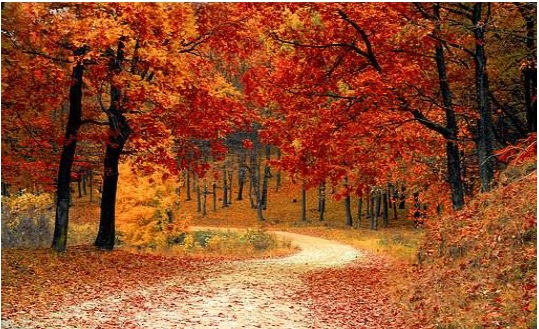
#> input picture Lab3/images/Arithmetic.jpg, 539 x 329 px
$ python Arthimatic_Operation_Multiply-divided.py
#> lines starting #> are read from the running program, lines starting #| are printed output that depends on the picture
import cv2 as cv
import numpy as np
from matplotlib import pyplot as plt

img1 = cv.imread('images/Arithmetic.jpg')
#> img1 is the input picture: shape (329, 539, 3); mean B, G, R 44.3, 78.1, 146.9
img1 = cv.cvtColor(img1,cv.COLOR_BGR2RGB)

res = cv.multiply(img1,2)
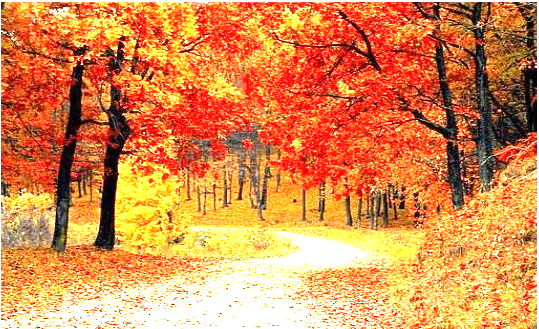
#> res: shape (329, 539, 3); mean R, G, B 222.2, 140.6, 81.9

res_divided = cv.divide(img1,2)
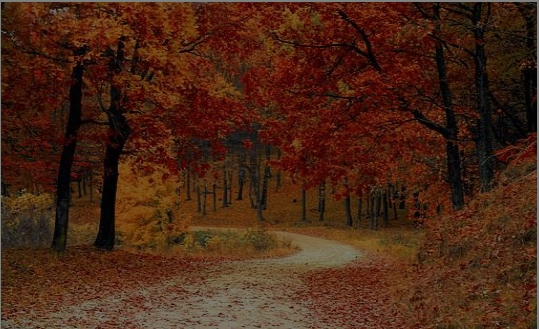
#> res_divided: shape (329, 539, 3); mean R, G, B 73.4, 39.1, 22.2

fig , axs = plt.subplots(1,3,figsize = (10,4))

axs[0].imshow(img1)
axs[0].set_title('Image1')
axs[1].imshow(res)
axs[1].set_title('Multiply Image by 2')
axs[2].imshow(res_divided)
axs[2].set_title('Divide Image by 2')

for ax in axs:
    ax.set_xticks([])
    ax.set_yticks([])
plt.tight_layout()
plt.show()
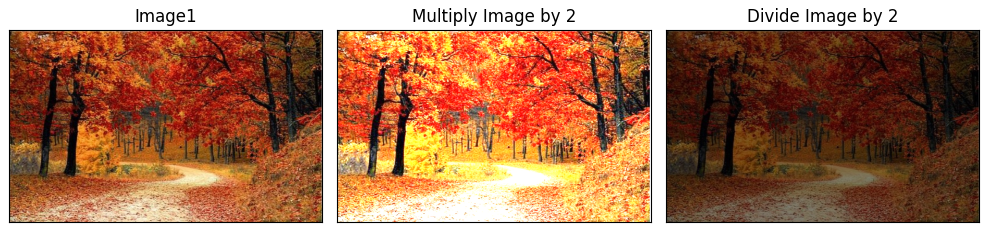
#> figure drawn by matplotlib, 3 panels

$ run again, with Lab3/images/boat.jpg copied over Lab3/images/Arithmetic.jpg
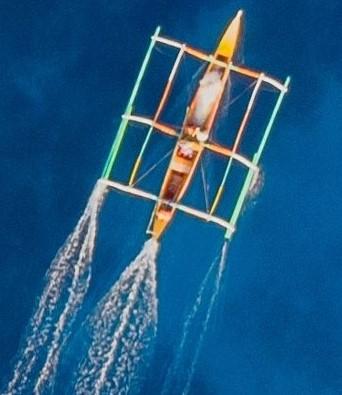
#> input picture Lab3/images/boat.jpg, 342 x 395 px
#> img1 is the input picture: shape (395, 342, 3); mean B, G, R 130.6, 88.5, 29.9
#> `res_divided = cv.divide(img1,2)`:
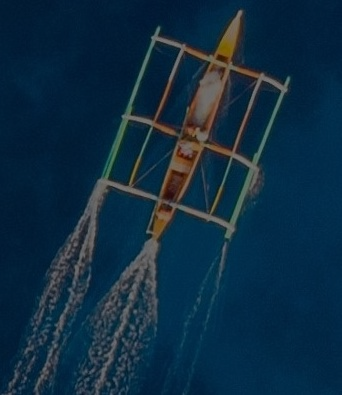
#> res_divided: shape (395, 342, 3); mean R, G, B 14.9, 44.3, 65.3
#> `plt.show()`:
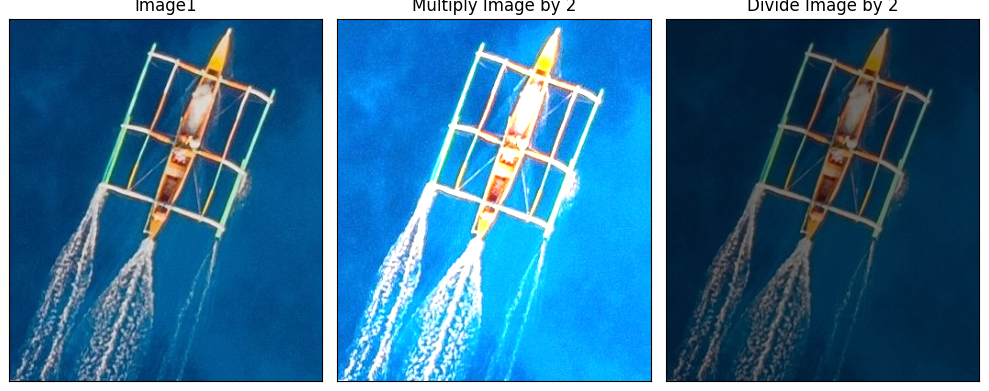
#> figure drawn by matplotlib, 3 panels
